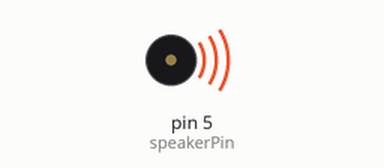
Simulated run of this sketch. Board: Arduino Uno, built with avr-gcc and run on an emulated ATmega328P. Parts: buzzer (waves = sounding).

Above: at 0.2 s.
At 6.2 s:
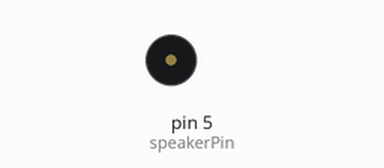
Timing chart, 0 to 8.3 s (numbered marks = the images above):
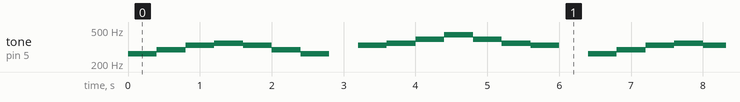

Measured:
- by itself, tone on pin 5 (speakerPin): repeats every 6.4 s: 294 Hz 0.40 s, 330 Hz 0.40 s, 349 Hz 0.40 s, 330 Hz 0.40 s, 294 Hz 0.40 s, 262 Hz 0.40 s, silent 0.40 s, 330 Hz 0.40 s, 349 Hz 0.40 s, 392 Hz 0.40 s, 440 Hz 0.40 s, 392 Hz 0.40 s, 349 Hz 0.40 s, 330 Hz 0.40 s, silent 0.40 s, 262 Hz 0.40 s

The sketch:

sketch05_04_tone_music.ino
```cpp
/* 音楽演奏: かえるの合唱 */

#define DO   262
#define RE   294
#define MI   330
#define FA   349
#define SOL  392
#define LA   440
#define SI   494
#define DO2  523

#define DURATION 400
#define WAIT  400

const int speakerPin = 5;

void setup() {
}

void loop() {
  tone(speakerPin, DO,  DURATION);
  delay(WAIT);
  tone(speakerPin, RE,  DURATION);
  delay(WAIT);
  tone(speakerPin, MI,  DURATION);
  delay(WAIT);
  tone(speakerPin, FA,  DURATION);
  delay(WAIT);
  tone(speakerPin, MI,  DURATION);
  delay(WAIT);
  tone(speakerPin, RE,  DURATION);
  delay(WAIT);
  tone(speakerPin, DO,  DURATION);
  delay(WAIT * 2);

  tone(speakerPin, MI,  DURATION);
  delay(WAIT);
  tone(speakerPin, FA,  DURATION);
  delay(WAIT);
  tone(speakerPin, SOL, DURATION);
  delay(WAIT);
  tone(speakerPin, LA,  DURATION);
  delay(WAIT);
  tone(speakerPin, SOL, DURATION);
  delay(WAIT);
  tone(speakerPin, FA,  DURATION);
  delay(WAIT);
  tone(speakerPin, MI,  DURATION);
  delay(WAIT * 2);
}
```
